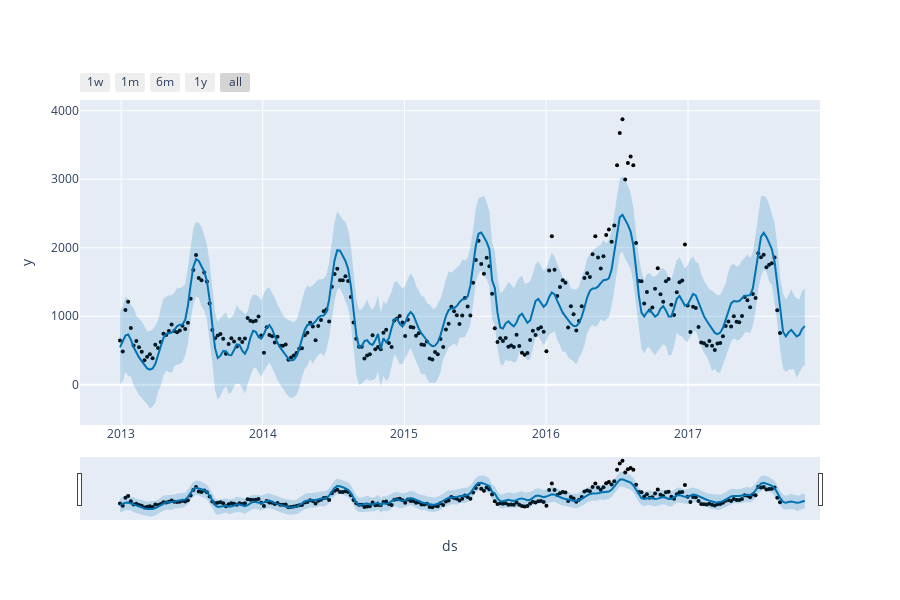
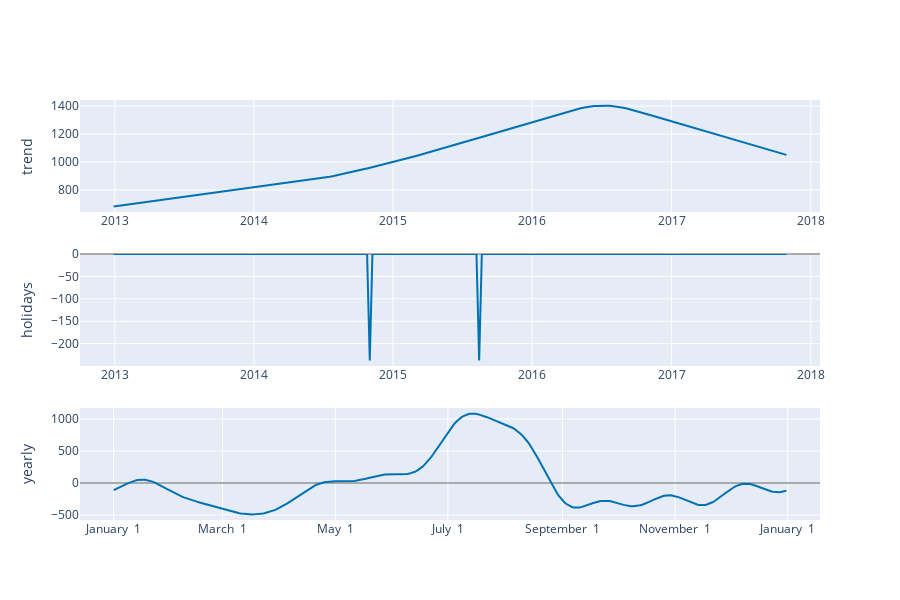

These figures' notebook cell, in order:
### Code cell
forecast = make_forecasts(m, plot_forecasts=True, plot_components=True)

### Figure 1 — Plotly figure (JSON) as saved in the notebook; plotly's stock layout.template omitted (floating-point values rounded to 4 significant figures; data arrays with more than 128 entries replaced by an {"elided": "..."} marker saying what was removed)
{"data": [{"marker": {"color": "black", "size": 4}, "mode": "markers", "name": "Actual", "type": "scatter", "x": {"elided": "244 str values"}, "y": {"elided": "244 float values"}}, {"hoverinfo": "skip", "line": {"width": 0}, "mode": "lines", "type": "scatter", "x": {"elided": "254 str values"}, "y": {"elided": "254 float values"}}, {"fill": "tonexty", "fillcolor": "rgba(0, 114, 178, 0.2)", "line": {"color": "#0072B2", "width": 2}, "mode": "lines", "name": "Predicted", "type": "scatter", "x": {"elided": "254 str values"}, "y": {"elided": "254 float values"}}, {"fill": "tonexty", "fillcolor": "rgba(0, 114, 178, 0.2)", "hoverinfo": "skip", "line": {"width": 0}, "mode": "lines", "type": "scatter", "x": {"elided": "254 str values"}, "y": {"elided": "254 float values"}}], "layout": {"height": 600, "showlegend": false, "width": 900, "xaxis": {"rangeselector": {"buttons": [{"count": 7, "label": "1w", "step": "day", "stepmode": "backward"}, {"count": 1, "label": "1m", "step": "month", "stepmode": "backward"}, {"count": 6, "label": "6m", "step": "month", "stepmode": "backward"}, {"count": 1, "label": "1y", "step": "year", "stepmode": "backward"}, {"step": "all"}]}, "rangeslider": {"visible": true}, "title": {"text": "ds"}, "type": "date"}, "yaxis": {"title": {"text": "y"}}}}

### Figure 2 — Plotly figure (JSON) as saved in the notebook; plotly's stock layout.template omitted (floating-point values rounded to 4 significant figures; data arrays with more than 128 entries replaced by an {"elided": "..."} marker saying what was removed)
{"data": [{"line": {"color": "#0072B2", "width": 2}, "mode": "lines", "name": "trend", "type": "scatter", "x": {"elided": "254 str values"}, "xaxis": "x", "y": {"elided": "254 float values"}, "yaxis": "y"}, {"line": {"color": "rgba(0, 114, 178, 0.2)", "width": 0}, "mode": "lines", "name": "trend_upper", "type": "scatter", "x": {"elided": "254 str values"}, "xaxis": "x", "y": {"elided": "254 float values"}, "yaxis": "y"}, {"fill": "tonexty", "fillcolor": "rgba(0, 114, 178, 0.2)", "line": {"color": "rgba(0, 114, 178, 0.2)", "width": 0}, "mode": "lines", "name": "trend_lower", "type": "scatter", "x": {"elided": "254 str values"}, "xaxis": "x", "y": {"elided": "254 float values"}, "yaxis": "y"}, {"line": {"color": "#0072B2", "width": 2}, "mode": "lines", "name": "holidays", "text": {"elided": "254 str values"}, "type": "scatter", "x": {"elided": "254 str values"}, "xaxis": "x2", "y": {"elided": "254 float values"}, "yaxis": "y2"}, {"line": {"color": "#0072B2", "width": 2}, "mode": "lines", "name": "yearly", "type": "scatter", "x": {"elided": "365 str values"}, "xaxis": "x3", "y": {"elided": "365 float values"}, "yaxis": "y3"}], "layout": {"height": 600, "showlegend": false, "width": 900, "xaxis": {"anchor": "y", "domain": [0, 1], "range": ["2012-10-01T18:00:00", "2018-01-25T06:00:00"], "type": "date"}, "xaxis2": {"anchor": "y2", "domain": [0, 1], "range": ["2012-10-01T18:00:00", "2018-01-25T06:00:00"], "type": "date"}, "xaxis3": {"anchor": "y3", "domain": [0, 1], "range": ["2016-12-13T18:54:02.958904115", "2018-01-18T11:04:57.863013581"], "tickformat": "%B %e", "type": "date"}, "yaxis": {"anchor": "x", "domain": [0.7333, 1], "rangemode": "normal", "title": {"text": "trend"}, "zerolinecolor": "#AAA"}, "yaxis2": {"anchor": "x2", "domain": [0.3667, 0.6333], "rangemode": "tozero", "title": {"text": "holidays"}, "zerolinecolor": "#AAA"}, "yaxis3": {"anchor": "x3", "domain": [0, 0.2667], "title": {"text": "yearly"}, "zerolinecolor": "#AAA"}}}
